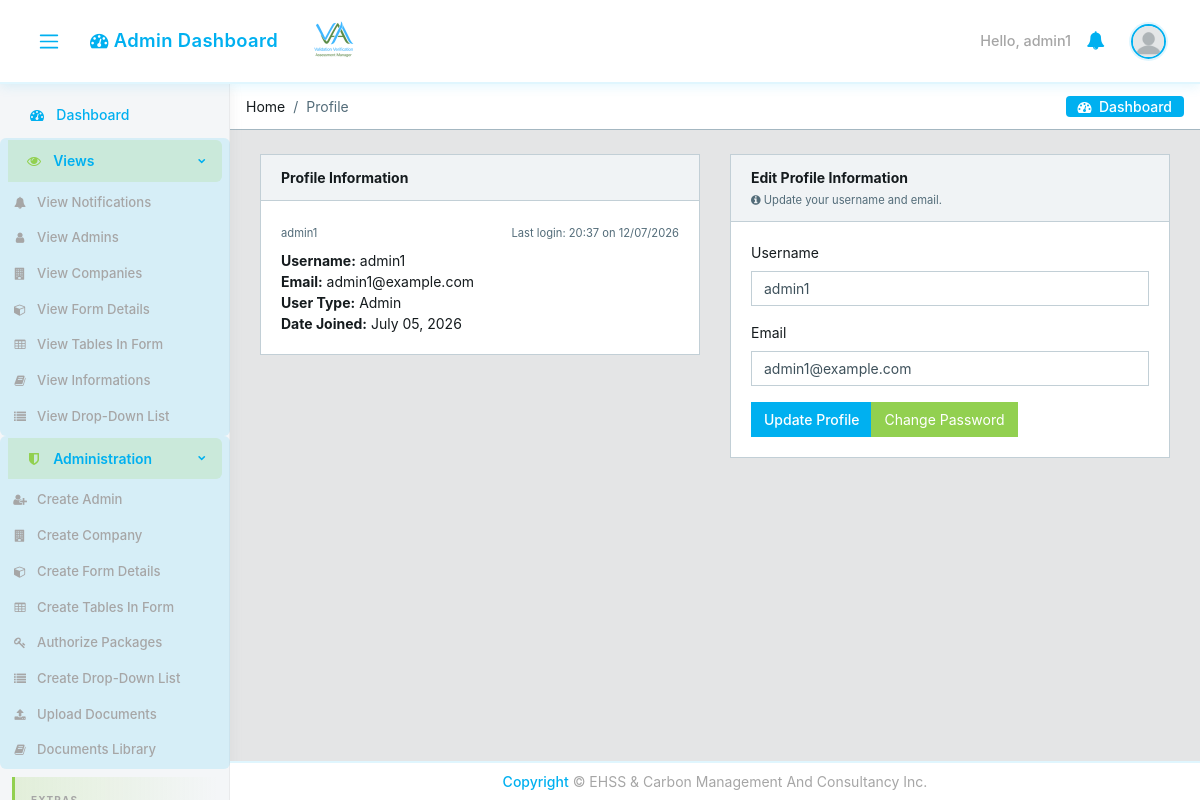
/users/profile (signed in), run on an earlier commit of the app's database.
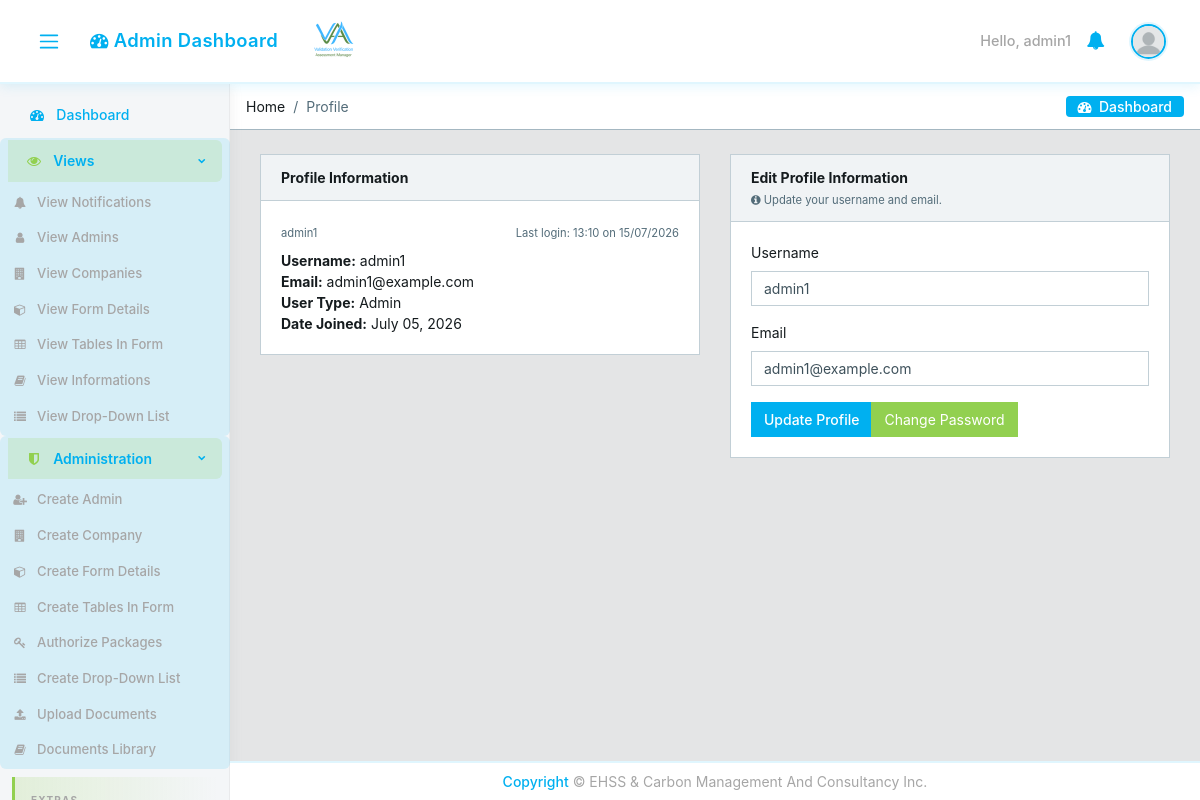
And on a later commit of the database.
### core/models.py (models this page shows, shortened)
class CustomUser(AbstractUser):
    email = models.EmailField(unique=True)
    user_type = models.CharField(max_length=15, choices=USER_TYPE_CHOICES)
    user_role = models.CharField(
        max_length=30, choices=USER_ROLE_CHOICES, blank=True, verbose_name='User Role',
    )
    designation = models.CharField(max_length=100, blank=True, null=True)
    position_title = models.CharField(max_length=150, blank=True, verbose_name='Position Title')
    contact_number = models.CharField(max_length=20, blank=True, null=True)
    cv = models.FileField(upload_to='core/cvs/', blank=True, null=True)
    company = models.ForeignKey(
        'Company', on_delete=models.SET_NULL, null=True, blank=True,
        related_name='managers'
    )
    created_by = models.ForeignKey(
        'self', on_delete=models.SET_NULL, null=True, blank=True,
        related_name='created_users'
    )
    created_date = models.DateField(auto_now_add=True)
    created_time = models.TimeField(auto_now_add=True)
    under_supervision = models.ForeignKey(
        'self', on_delete=models.SET_NULL, null=True, blank=True,
        related_name='supervised_users'
    )
    avatar = models.ImageField(upload_to='core/avatar', blank=True)
    @property
    def avatar_url(self):
        if self.avatar:
            try:
                return self.avatar.url
            except ValueError:
                pass
        return static('core/img/avatar/blank_profile.png')

### core/views.py (the view, shortened to what this page needs)
# urls.py: path('users/profile', views.ProfileView.as_view(), name='profile'),
class ProfileView(LoginRequiredMixin, View):
    def _profile_form(self, user, data=None):
        if user.user_type == 'admin':
            form_class = AdminSelfProfileForm
        else:
            form_class = UserProfileEditForm
        if data is None:
            return form_class(instance=user)
        return form_class(data, instance=user)
    def get(self, request):
        user = request.user
        return render(request, 'core/profile.html', {
            'form': self._profile_form(user),
            'is_admin_profile': user.user_type == 'admin',
        })

### core/forms.py (shortened to what this page needs)
class AdminSelfProfileForm(forms.ModelForm):
    class Meta:
        model = CustomUser
        fields = ['username', 'email']
        widgets = {
            'username': forms.TextInput(attrs={'class': 'form-control'}),
            'email': forms.EmailInput(attrs={'class': 'form-control'}),
        }

### core/context_processors.py (called while the page is built)
def logged_user_processor(request):
    if request.user.is_authenticated:
        return {'logged_user': request.user}
    return {'logged_user': None}

def _fetch_unread_notifications(user):
    return list(
        Notification.objects.filter(recipient_id=user.pk, read=False)
        .only('pk', 'message', 'created_at', 'read', 'link')
        .order_by('-created_at')[:10]
    )

def _notification_cache_key(user_pk):
    return f'unread_notifications_{user_pk}'

def static_version_processor(request):
    return {
        'STATIC_VERSION': getattr(settings, 'STATIC_VERSION', '1'),
        'IS_DEV': settings.DEBUG,
    }

### core/templates/core/profile.html (shortened to what the changed rows need)
{% extends 'core/base.html' %}
{% load static %}
{% block content %}
<div class="container-fluid">
  <div id="ui-view" style="opacity: 1;"><div class="animated fadeIn">
        <div class="row">
            <div class="col-12">
                <div class="row">
                    <div class="col-12 col-md-6">
                        <div class="card">
                            <div class="card-body">
                                <div class="message">
                                    <div>
                                        <small class="text-muted">
                                            {% if is_admin_profile %}{{ logged_user.username }}{% else %}{{ logged_user.get_full_name|default:logged_user.username }}{% endif %}
                                        </small>
                                        {% if logged_user.last_login %}
                                        <small class="text-muted float-right mt-1">Last login: {{ logged_user.last_login|date:"H:i" }} on {{ logged_user.last_login|date:"d/m/Y" }}</small>
                                        {% endif %}
                                    </div>
                                    <div class="mt-2">
                                        <strong>Username:</strong> {{ logged_user.username }}<br>
                                        <strong>Email:</strong> {{ logged_user.email }}<br>
                                        <strong>User Type:</strong> {{ logged_user.get_user_type_display }}<br>
                                        <strong>Date Joined:</strong> {{ logged_user.date_joined|date:"F d, Y" }}
                                    </div>
                                </div>
                            </div>
                        </div>
                    </div>
                    <div class="col-12 col-md-6">
                        <div class="card">
                            <div class="card-body">
                                <form method="post">
                                    {% if form.username %}
                                    <div class="form-group">
                                        <label for="{{ form.username.id_for_label }}">Username</label>
                                        {{ form.username }}
                                    </div>
                                    {% endif %}
                                    {% if form.email %}
                                    <div class="form-group">
                                        <label for="{{ form.email.id_for_label }}">Email</label>
                                        {{ form.email }}
                                    </div>
                                    {% endif %}
                                </form>
                            </div>
                        </div>
                    </div>
                </div>
            </div>
        </div>
    </div>
</div>
{% endblock %}

### core/templates/core/base.html (shortened to what the changed rows need)
{% load static %}
<!DOCTYPE html>
<html lang="en">
<head>
  <link rel="stylesheet" href="{% static 'core/css/font-awesome.min.css' %}?v={{ STATIC_VERSION }}">
  <link rel="stylesheet" href="{% static 'core/css/fa5-compat.css' %}?v={{ STATIC_VERSION }}">
  <link href="{% static 'core/css/style.min.css' %}?v={{ STATIC_VERSION }}" rel="stylesheet">
  <link href="{% static 'core/css/estilo.css' %}?v={{ STATIC_VERSION }}" rel="stylesheet">
</head>
{% block body %}
<body class="app header-fixed sidebar-fixed aside-menu-fixed aside-menu-hidden">
  <header class="app-header navbar">
    <ul class="nav navbar-nav ml-auto">
      {% if user.is_authenticated %}
      <li class="text-white">Hello, {{ user.username }}</li>
      {% else %}
      <li class="text-muted">
        <a href="{% url 'core:login' %}">sign in</a>
      </li>
      {% endif %}
      <li class="nav-item dropdown">
        <a class="nav-link" data-toggle="dropdown" href="#" role="button" aria-haspopup="true" aria-expanded="false">
        </a>
      </li>
      <li class="nav-item dropdown">
        <a class="nav-link" data-toggle="dropdown" href="#" role="button" aria-haspopup="true" aria-expanded="false">
        </a>
      </li>
    </ul>
  </header>
  <div class="app-body">
    <main class="main" id="app-main">
{% block content %}
{% endblock %}
    </main>
  </div>
</body>
{% endblock body %}
</html>

What changed in the data, as far as the page shows it:
changed CustomUser "admin1": last_login "20:37" → "13:10"; last_login "12/07/2026" → "15/07/2026"
